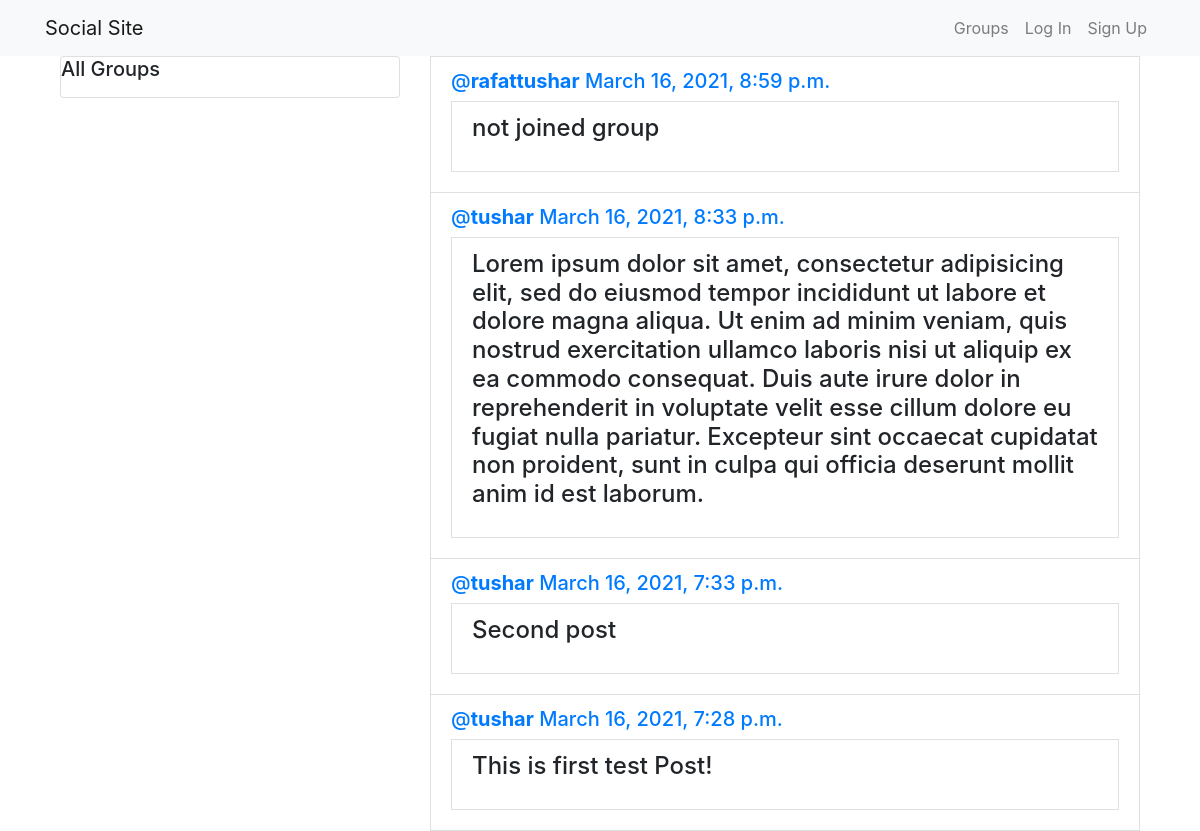
/posts/, run on the app's committed database.
### posts/models.py (models this page shows, shortened)
class Post(models.Model):
    user = models.ForeignKey(User, related_name='posts', on_delete=models.CASCADE)
    created_at = models.DateTimeField(auto_now=True)
    message = models.TextField()
    message_html = models.TextField(editable=False)
    group = models.ForeignKey(Group, related_name='posts', null=True, blank=True, on_delete=models.CASCADE)
    class Meta:
        ordering = ['-created_at']
        unique_together = ['user', 'message']

### posts/views.py (the view)
# urls.py: path('',views.PostList.as_view(),name='all'),
class PostList(SelectRelatedMixin, generic.ListView):
    model = models.Post
    select_related = ('user', 'group')

### posts/templates/posts/post_list.html (shortened to what this page needs)
{% extends "posts/post_base.html" %}
{% block prepost %}
  <div class="col-md-4">
      <div class="card card-with-shadow">
        <div class="content">
          <h5 class="title">All Groups</h5>
        </div>
      </div>
  </div>
{% endblock  %}
{% block post_content %}
  <div class="col-md-8">
    {% for post in post_list %}
      {% include "posts/_post.html" %}
    {% endfor %}
  </div>
{% endblock  %}

### posts/templates/posts/_post.html (shortened to what this page needs)
<div class="list-group-item">
  <h5 class="media-heading">
    <span class='username title list-group-item-heading'>
      <a href="{% url 'posts:for_user' username=post.user.username %}">
        @<strong>{{ post.user.username }}</strong>
      </a>
    </span>
    <time class="time">
      <a href="{% url 'posts:single' username=post.user.username pk=post.pk %}">
        {{ post.created_at }}
      </a>
    </time>
  </h5>
  <h4 class="list-group-item container-fluid">{{ post.message_html|safe }}</h4>
</div>

### data on the page
Post: user.username "rafattushar", created_at "March 16, 2021, 8:59 p.m.", message_html "not joined group"
Post: user.username "tushar", created_at "March 16, 2021, 8:33 p.m.", message_html "Lorem ipsum dolor sit amet, consectetur adipisicing elit, sed do eiusmod tempor incididunt ut labore et dolore magna aliqua. Ut enim ad minim veniam, quis nostrud exercitation ullamco laboris nisi ut aliquip ex ea commodo consequat. Duis aute irure dolor in reprehenderit in voluptate velit esse cillum dolore eu fugiat nulla pariatur. Excepteur sint occaecat cupidatat non proident, sunt in culpa qui officia deserunt mollit anim id est laborum."
Post: user.username "tushar", created_at "March 16, 2021, 7:33 p.m.", message_html "Second post"
Post: user.username "tushar", created_at "March 16, 2021, 7:28 p.m.", message_html "This is first test Post!"
